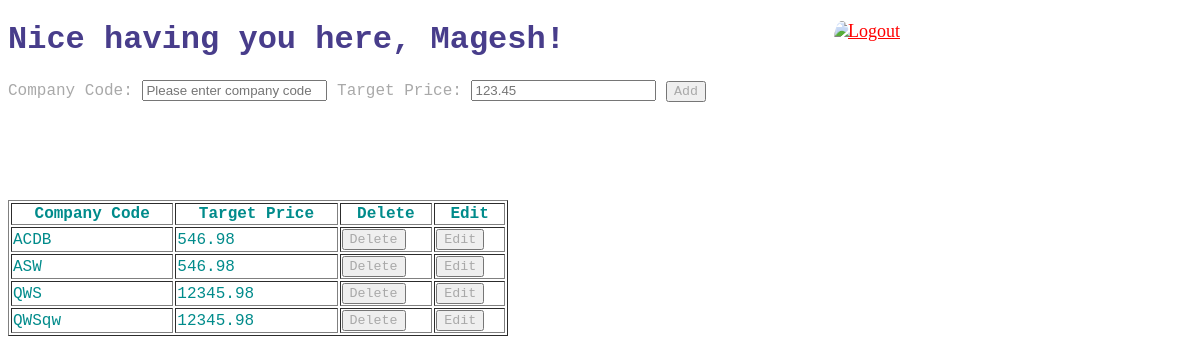
Page /accounts/profile/ (signed in) on the earlier database version.
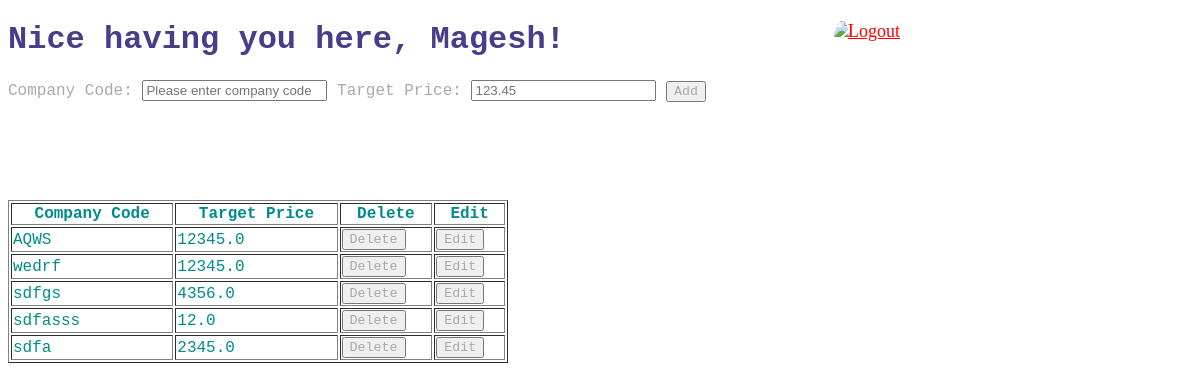
Same page on the later database version.
### sharenotifier/models.py (models this page shows)
class StockDetails(models.Model):
    company_code = models.CharField(max_length=150, unique=True)
    target_price = models.FloatField(max_length=10)
    user = models.ForeignKey(User)
    class Meta:
        unique_together = (('company_code', 'user'),)

### sharenotifier/views.py (the view, shortened to what this page needs)
# urls.py: url(r'^accounts/profile/', views.homepage),
def homepage(request):
    if request.method == 'GET':
        add_form = AddForm()
        extract_data = SocialAccount.objects.get(user_id=request.user.id)
        img_src = extract_data.extra_data['picture']
        first_name = request.user.first_name
        stock_values = sd.objects.all()
        return render(request,'homepage.html',
                      {'first_name':first_name, 'form': add_form, 'stock_values':stock_values,
                       'img_src': img_src, "message": "OOPS! You've no items to show up."})

### sharenotifier/forms.py
class AddForm(forms.Form):
    company_code = forms.CharField(label='Company Code',max_length=150, required=True, widget=forms.TextInput(attrs={'placeholder':'Please enter company code'}))
    target_price = forms.FloatField(label='Target Price',required=True, widget=forms.TextInput(attrs={'placeholder':'123.45'}))

### sharenotifier/templates/homepage.html (shortened to what this page needs)
<!DOCTYPE html>
<html lang="en">
<head>
</head>
<img class="img-src" src="{{ img_src }}">
<a href="/logout" onclick="return isDelete()">Logout</a>
<body>
<div>
<h1 class="header-value">Nice having you here, {{ first_name }}!</h1>
<form class="input-type" action="" method="post">{% csrf_token %}
 {{ form }}
    <input class="input-type" type="submit" value="Add">
</form>
{% if stock_values %}
    <table border="1" align="left">
    <tr>
    <th>Company Code</th>
    <th>Target Price</th>
    <th>Delete</th>
    <th>Edit</th>
    </tr>
    {% for value in stock_values %}
        <tr>
        <td>{{ value.company_code }}</td>
        <td>{{ value.target_price }}</td>
            <form action="/delete/" method="get">
                <td><button class="input-type" type = "submit" name ="delete" value="{{ value.company_code }}">Delete</button></td>
            </form>
            <form action="/delete/" method="get">
                <td><button class="input-type" type = "submit" name =  "delete" value="{{ value.company_code }}">Edit</button></td>
            </form>
        </tr>
    {% endfor %}
    </table>
{% else %}
<h1 class="message-text">{{ message }}</h1>
{% endif %}
</div>
</body>
</html>

### sharenotifier/templates/homepage.html (style rules this page uses)
a { color: red; font-size: large; font-family: "Monotype Corsiva"; position: absolute; right: 300px; }
.img-src { color: red; height: 5%; position: absolute; right: 350px; border-color: blue; border-radius: 50%; }
.header-value { color: darkslateblue; font-family: "Bitstream Vera Sans Mono", Monaco, "Courier New", Courier, monospace; }
.input-type { color: darkgrey; font-family: Moncao, monospace; }
table { width: 500px; font-family: 'Roboto Mono', 'Consolas', 'Menlo', monospace; top: 200px; position: absolute; color: darkcyan; }

Differences in the rows shown:
removed StockDetails: company_code "ACDB", target_price "546.98"
removed StockDetails: company_code "ASW", target_price "546.98"
removed StockDetails: company_code "QWS", target_price "12345.98"
removed StockDetails: company_code "QWSqw", target_price "12345.98"
added StockDetails: company_code "AQWS", target_price "12345.0"
added StockDetails: company_code "wedrf", target_price "12345.0"
added StockDetails: company_code "sdfgs", target_price "4356.0"
added StockDetails: company_code "sdfasss", target_price "12.0"
added StockDetails: company_code "sdfa", target_price "2345.0"
